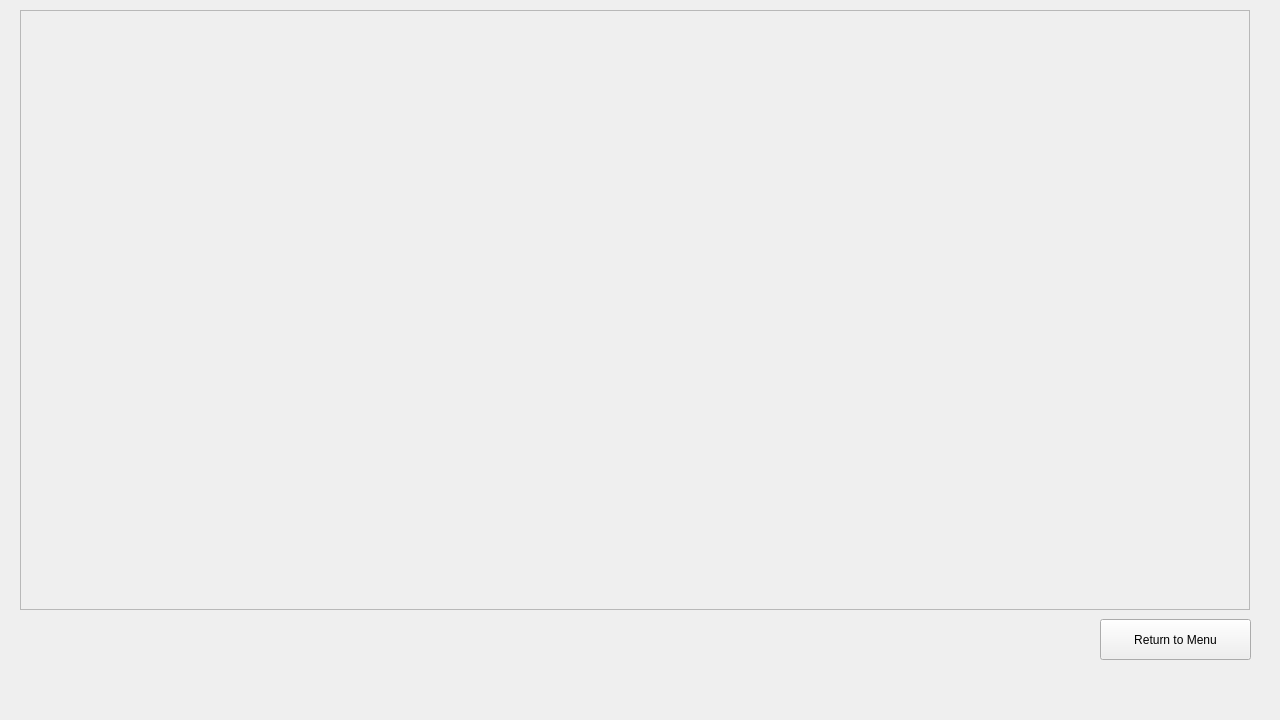
<?xml version="1.0" encoding="UTF-8"?>
<ui version="4.0">
 <class>SurveyListChild</class>
 <widget class="QMdiSubWindow" name="SurveyListChild">
  <property name="geometry">
   <rect>
    <x>0</x>
    <y>0</y>
    <width>1280</width>
    <height>720</height>
   </rect>
  </property>
  <property name="sizePolicy">
   <sizepolicy hsizetype="Fixed" vsizetype="Fixed">
    <horstretch>0</horstretch>
    <verstretch>0</verstretch>
   </sizepolicy>
  </property>
  <property name="maximumSize">
   <size>
    <width>1280</width>
    <height>720</height>
   </size>
  </property>
  <property name="windowTitle">
   <string>MainWindow</string>
  </property>
  <widget class="QScrollArea" name="scrollArea">
   <property name="geometry">
    <rect>
     <x>20</x>
     <y>10</y>
     <width>1230</width>
     <height>600</height>
    </rect>
   </property>
   <property name="horizontalScrollBarPolicy">
    <enum>Qt::ScrollBarAlwaysOff</enum>
   </property>
   <property name="widgetResizable">
    <bool>true</bool>
   </property>
   <widget class="QWidget" name="scrollAreaWidget">
    <property name="geometry">
     <rect>
      <x>0</x>
      <y>0</y>
      <width>1228</width>
      <height>598</height>
     </rect>
    </property>
   </widget>
  </widget>
  <widget class="QPushButton" name="goback">
   <property name="geometry">
    <rect>
     <x>1100</x>
     <y>619</y>
     <width>151</width>
     <height>41</height>
    </rect>
   </property>
   <property name="text">
    <string>Return to Menu</string>
   </property>
  </widget>
 </widget>
 <customwidgets>
  <customwidget>
   <class>QMdiSubWindow</class>
   <extends>QWidget</extends>
   <header>qmdisubwindow.h</header>
   <container>1</container>
  </customwidget>
 </customwidgets>
 <resources/>
 <connections/>
</ui>
